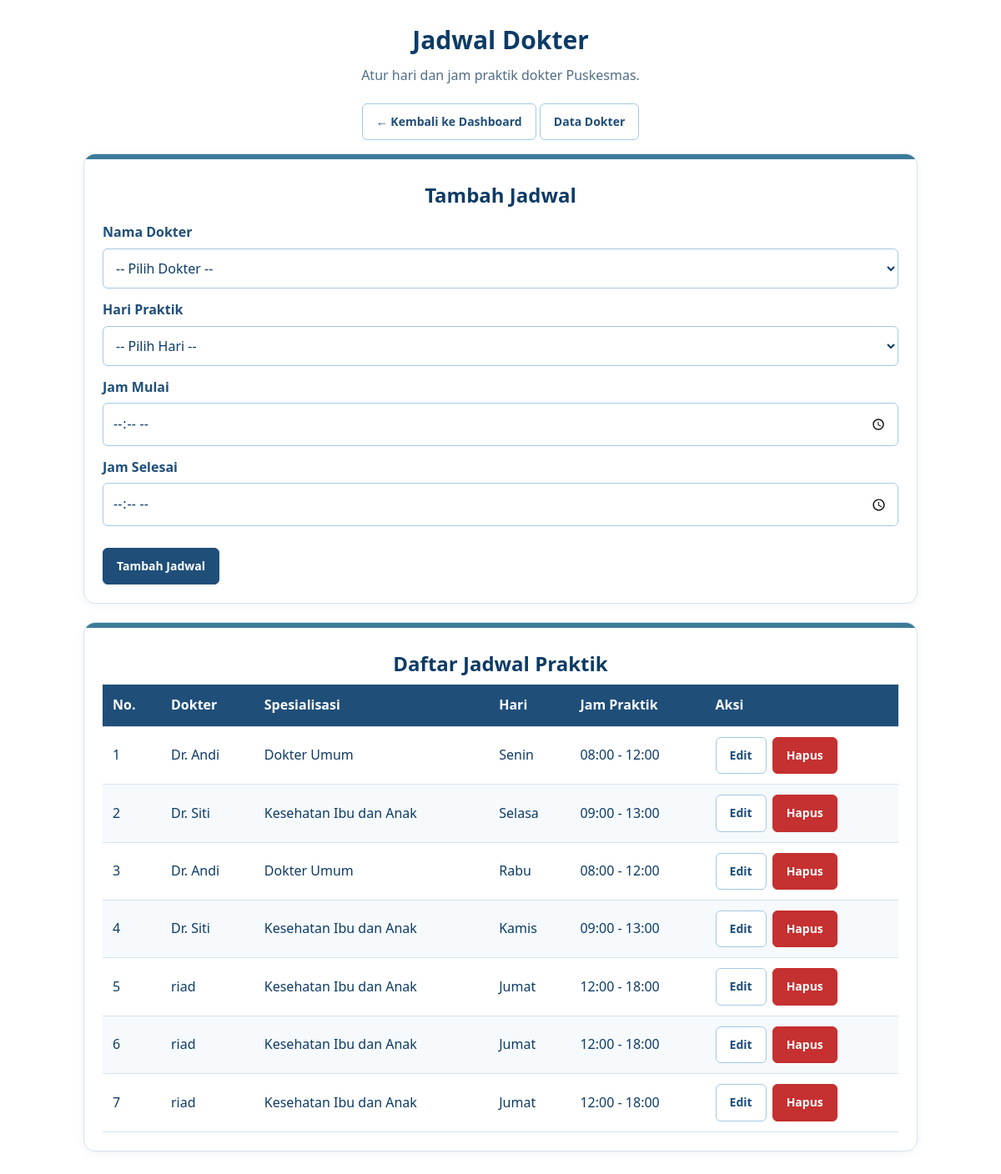
Screenshot of /admin/jadwal.php (signed in) with the database file from the repository.
### tables this page shows
CREATE TABLE `jadwal_dokter` (
  `id` int(11) NOT NULL,
  `dokter_id` int(11) NOT NULL,
  `hari` enum('Senin','Selasa','Rabu','Kamis','Jumat','Sabtu','Minggu') NOT NULL,
  `jam_mulai` time NOT NULL,
  `jam_selesai` time NOT NULL
);

CREATE TABLE `dokter` (
  `id` int(11) NOT NULL,
  `nama` varchar(100) NOT NULL,
  `spesialisasi` varchar(100) DEFAULT NULL,
  `no_hp` varchar(20) DEFAULT NULL
);

### admin/jadwal.php (the view, shortened to what this page needs)
<?php
require_once "../koneksi.php";
$stmt = $pdo->query(
    "SELECT id, nama, spesialisasi FROM dokter ORDER BY nama"
);
$dokterList = $stmt->fetchAll(PDO::FETCH_ASSOC);
$sql = "SELECT j.id, j.dokter_id, j.hari,
               j.jam_mulai, j.jam_selesai,
               d.nama AS nama_dokter,
               d.spesialisasi
        FROM jadwal_dokter j
        JOIN dokter d ON j.dokter_id = d.id
        ORDER BY
            FIELD(j.hari, 'Senin', 'Selasa', 'Rabu',
                  'Kamis', 'Jumat', 'Sabtu', 'Minggu'),
            j.jam_mulai";
$stmt = $pdo->query($sql);
$jadwalList = $stmt->fetchAll(PDO::FETCH_ASSOC);
$edit = null;
function e($nilai) {
    return htmlspecialchars((string) $nilai, ENT_QUOTES, "UTF-8");
}
?>
<!DOCTYPE html>
<html lang="id">
<head>
</head>
<body>
<div class="container">
    <h1>Jadwal Dokter</h1>
    <p class="subjudul">
        Atur hari dan jam praktik dokter Puskesmas.
    </p>
    <p>
        <a href="index.php" class="tombol sekunder">
            &larr; Kembali ke Dashboard
        </a>
        <a href="dokter.php" class="tombol sekunder">
            Data Dokter
        </a>
    </p>
    <div class="panel">
        <h2><?= $edit ? "Edit Jadwal" : "Tambah Jadwal" ?></h2>
        <?php if (count($dokterList) === 0): ?>
            <p>
                Belum ada dokter. Tambahkan dokter terlebih dahulu
                melalui menu Data Dokter.
            </p>
        <?php else: ?>
        <form method="POST" action="jadwal.php">
            <label>Nama Dokter</label>
            <select name="dokter_id" required>
                <option value="">-- Pilih Dokter --</option>
            </select>
            <label>Hari Praktik</label>
            <select name="hari" required>
                <option value="">-- Pilih Hari --</option>
            </select>
            <label>Jam Mulai</label>
            <input
                type="time"
                name="jam_mulai"
                value="<?= e(isset($edit["jam_mulai"])
                    ? substr($edit["jam_mulai"], 0, 5) : "") ?>"
                required
            >
            <label>Jam Selesai</label>
            <input
                type="time"
                name="jam_selesai"
                value="<?= e(isset($edit["jam_selesai"])
                    ? substr($edit["jam_selesai"], 0, 5) : "") ?>"
                required
            >
            <br><br>
            <button type="submit">
                <?= $edit ? "Simpan Perubahan" : "Tambah Jadwal" ?>
            </button>
        </form>
        <?php endif; ?>
    </div>
    <div class="panel">
        <h2>Daftar Jadwal Praktik</h2>
        <div class="tabel-wrapper">
            <table>
                <thead>
                    <tr>
                        <th>No.</th>
                        <th>Dokter</th>
                        <th>Spesialisasi</th>
                        <th>Hari</th>
                        <th>Jam Praktik</th>
                        <th>Aksi</th>
                    </tr>
                </thead>
                <tbody>
                <?php if (count($jadwalList) > 0): ?>
                    <?php foreach ($jadwalList as $i => $j): ?>
                        <tr>
                            <td><?= $i + 1 ?></td>
                            <td><?= e($j["nama_dokter"]) ?></td>
                            <td><?= e($j["spesialisasi"]) ?></td>
                            <td><?= e($j["hari"]) ?></td>
                            <td>
                                <?= e(substr($j["jam_mulai"], 0, 5)) ?>
                                -
                                <?= e(substr($j["jam_selesai"], 0, 5)) ?>
                            </td>
                            <td>
                                <div class="aksi">
                                    <a
                                        class="tombol sekunder"
                                        href="jadwal.php?edit=<?= (int) $j["id"] ?>"
                                    >Edit</a>
                                    <form method="POST" action="jadwal.php"
                                        onsubmit="return confirm('Yakin ingin menghapus jadwal ini?')">
                                        <button class="hapus" type="submit">
                                            Hapus
                                        </button>
                                    </form>
                                </div>
                            </td>
                        </tr>
                    <?php endforeach; ?>
                <?php else: ?>
                    <tr>
                        <td colspan="6">Belum ada jadwal praktik.</td>
                    </tr>
                <?php endif; ?>
                </tbody>
            </table>
        </div>
    </div>
</div>
</body>
</html>

### admin/jadwal.php (style rules this page uses)
:root { --white: #ffffff; --tint: #eaf3fa; --border: #d6e4ef; --blue-100: #a4c8e1; --blue-300: #6fa3d8; --teal-500: #3b7a99; --blue-700: #1f4e79; --navy-900: #0d3b66; --text: #0d3b66; --text-muted: #4f6d85; --danger: #c53030; --danger-dark: #9b1c1c; --radius-sm: 6px; --radius-lg: 14px; --shadow: 0 2px 10px rgba(13, 59, 102, 0.06); --transition: 0.2s ease; }
* { box-sizing: border-box; }
body { margin: 0; padding: 24px; background: var(--white); color: var(--text); font-family: "Segoe UI", Arial, sans-serif; line-height: 1.6; }
.container { max-width: 1000px; margin: auto; }
h1 { margin: 0 0 6px; color: var(--navy-900); font-size: 30px; text-align: center; }
.subjudul { margin: 0 0 20px; color: var(--text-muted); }
.container > p { text-align: center; }
.panel { position: relative; overflow: hidden; margin-bottom: 22px; padding: 30px 22px 22px; background: var(--white); border: 1px solid var(--border); border-radius: var(--radius-lg); box-shadow: var(--shadow); }
.panel::before { content: ""; position: absolute; inset: 0 0 auto 0; height: 6px; background: var(--teal-500); }
.panel h2 { margin: 0 0 6px; color: var(--navy-900); text-align: center; }
label { display: block; margin: 13px 0 6px; color: var(--blue-700); font-weight: bold; }
input, select { width: 100%; padding: 11px; background: var(--white); color: var(--text); font: inherit; border: 1px solid var(--blue-100); border-radius: var(--radius-sm); transition: border-color var(--transition), box-shadow var(--transition); }
button, .tombol { display: inline-block; padding: 10px 16px; background: var(--blue-700); color: var(--white); font: inherit; font-size: 14px; font-weight: bold; text-decoration: none; border: 1px solid var(--blue-700); border-radius: var(--radius-sm); cursor: pointer; transition: background var(--transition), color var(--transition), border-color var(--transition); }
.sekunder { background: var(--white); color: var(--blue-700); border-color: var(--blue-100); }
.hapus { background: var(--danger); border-color: var(--danger); }
.tabel-wrapper { overflow-x: auto; }
table { width: 100%; border-collapse: collapse; background: var(--white); }
th, td { padding: 12px; text-align: left; border: none; border-bottom: 1px solid var(--border); }
th { background: var(--blue-700); color: var(--white); }
tbody tr:nth-child(even) { background: #f6fafd; }
.aksi { display: flex; align-items: center; gap: 7px; }
.aksi form { margin: 0; }

### rows the page displays
jadwal_dokter: dokter.nama "Dr. Andi", dokter.spesialisasi "Dokter Umum", hari "Senin", jam_mulai "08:00", jam_selesai "12:00"
jadwal_dokter: dokter.nama "Dr. Siti", dokter.spesialisasi "Kesehatan Ibu dan Anak", hari "Selasa", jam_mulai "09:00", jam_selesai "13:00"
jadwal_dokter: dokter.nama "Dr. Andi", dokter.spesialisasi "Dokter Umum", hari "Rabu", jam_mulai "08:00", jam_selesai "12:00"
jadwal_dokter: dokter.nama "Dr. Siti", dokter.spesialisasi "Kesehatan Ibu dan Anak", hari "Kamis", jam_mulai "09:00", jam_selesai "13:00"
jadwal_dokter: dokter.nama "riad", dokter.spesialisasi "Kesehatan Ibu dan Anak", hari "Jumat", jam_mulai "12:00", jam_selesai "18:00"
jadwal_dokter: dokter.nama "riad", dokter.spesialisasi "Kesehatan Ibu dan Anak", hari "Jumat", jam_mulai "12:00", jam_selesai "18:00"
jadwal_dokter: dokter.nama "riad", dokter.spesialisasi "Kesehatan Ibu dan Anak", hari "Jumat", jam_mulai "12:00", jam_selesai "18:00"
